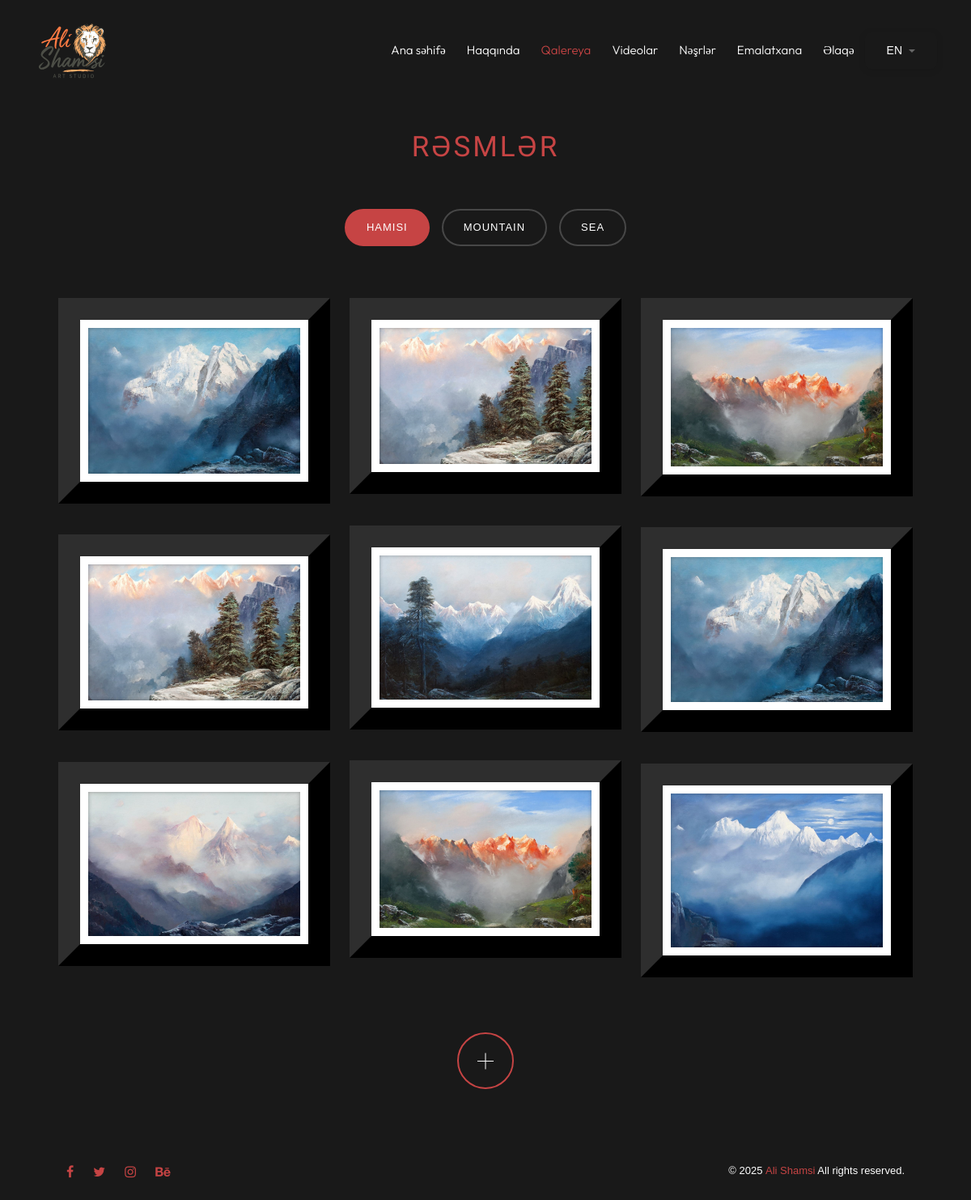
Page /gallery/ on the committed database.
### gallery/models.py (models this page shows, shortened)
class Category(models.Model):
    name = models.CharField(max_length=100)
    slug = models.SlugField(unique=True)
    is_active = models.BooleanField(default=True)
    order = models.IntegerField(default=0)
    created_at = models.DateTimeField(auto_now_add=True)
    class Meta:
        verbose_name_plural = "Categories"
        ordering = ['order', 'name']

class ImageGallery(models.Model):
    image = models.ImageField(upload_to='gallery/')
    category = models.ForeignKey(
        Category, on_delete=models.CASCADE, related_name='images', blank=True, null=True)
    is_active = models.BooleanField(default=True)
    order = models.IntegerField(default=0)
    created_at = models.DateTimeField(auto_now_add=True)
    in_home = models.BooleanField(default=False)
    class Meta:
        ordering = ['order', '-created_at']

### gallery/views.py (the view, shortened to what this page needs)
# urls.py: path('gallery/', views.gallery_view, name='gallery'),
def gallery_view(request):
    categories = Category.objects.filter(
        is_active=True).order_by('order', 'name')
    category_slug = request.GET.get('category', 'all')
    if category_slug == 'all':
        images = ImageGallery.objects.filter(
            is_active=True).order_by('order', '-created_at')
        active_category = 'all'
    paginator = Paginator(images, 9)
    page_obj = paginator.get_page(1)
    images_data = []
    for image in page_obj.object_list:
        images_data.append({
            'id': image.id,
            'image_url': image.image.url if image.image else '',
            'category': image.category.name,
        })
    context = {
        'images': page_obj.object_list,
        'categories': categories,
        'active_category': active_category,
        'images_json': json.dumps(images_data),
        'has_more': page_obj.has_next(),
        'total_count': paginator.count,
        'current_page': 1,
        'total_pages': paginator.num_pages
    }
    return render(request, 'gallery.html', context)

### templates/gallery.html (shortened to what this page needs)
{% load static %} {% load i18n %}
<!DOCTYPE html>
<html lang="{{ LANGUAGE_CODE }}">
  <head>
    <link
      href="{% static 'assets/css/animate.css' %}"
      rel="stylesheet"
      type="text/css"
    />
    <link
      href="{% static 'assets/css/bootstrap.min.css' %}"
      rel="stylesheet"
      type="text/css"
    />
    <link
      href="{% static 'assets/css/font-awesome.css' %}"
      rel="stylesheet"
      type="text/css"
    />
    <link
      href="{% static 'assets/css/swiper.css' %}"
      rel="stylesheet"
      type="text/css"
    />
    <link
      href="{% static 'assets/css/jquery.fancybox.min.css' %}"
      rel="stylesheet"
      type="text/css"
    />
    <link
      href="{% static 'assets/css/style.css' %}"
      rel="stylesheet"
      type="text/css"
    />
  </head>
  <body>
    <div id="pozo-page-wrapper">
      <div class="content-lines-wrapper">
        <div class="content-lines-inner">
          <div class="content-lines"></div>
        </div>
      </div>
      {% include 'components/navbar.html' %}
      <div class="pozo-section pt-130">
        <div class="container">
          <div class="row mb-4">
            <div
              class="section-head text-center col-md-12 animate-box"
              data-animate-effect="fadeInUp"
            >
              <h4>Rəsmlər</h4>
            </div>
          </div>
          <div class="row mb-4">
            <div class="col-12">
              <div
                class="pozo-gallery-filters animate-box"
                data-animate-effect="fadeInUp"
              >
                <a
                  href="?category=all"
                  class="pozo-filter-btn {% if active_category == 'all' %}active{% endif %}"
                  data-category="all"
                >
                  Hamısı
                </a>
                {% for category in categories %}
                <a
                  href="?category={{ category.slug }}"
                  class="pozo-filter-btn {% if active_category == category.slug %}active{% endif %}"
                  data-category="{{ category.slug }}"
                >
                  {{ category.name }}
                </a>
                {% endfor %}
              </div>
            </div>
          </div>
          <div class="row mb-4" id="gallery-container">
            <div class="col-md-4 animate-box" data-animate-effect="fadeInUp">
              {% for image in images %} {% if forloop.counter0|divisibleby:3 %}
              <figure class="gallery-figure">
                <a
                  class="d-block mb-4"
                  data-fancybox="images"
                  href="{{ image.image.url }}"
                  data-caption="{{ image.category.name }} - Gallery Image {{ forloop.counter }}"
                >
                  <div class="gallery-frame">
                    <img loading="lazy"
                      class="img-fluid gallery-img"
                      src="{{ image.image.url }}"
                      alt="{{ image.category.name }} - Gallery Image {{ forloop.counter }}"
                    />
                  </div>
                </a>
              </figure>
              {% endif %} {% endfor %}
            </div>
            <div class="col-md-4 animate-box" data-animate-effect="fadeInUp">
              {% for image in images %} {% if forloop.counter0|add:"2"|divisibleby:3 %}
              <figure class="gallery-figure">
                <a
                  class="d-block mb-4"
                  data-fancybox="images"
                  href="{{ image.image.url }}"
                  data-caption="{{ image.category.name }} - Gallery Image {{ forloop.counter }}"
                >
                  <div class="gallery-frame">
                    <img loading="lazy"
                      class="img-fluid gallery-img"
                      src="{{ image.image.url }}"
                      alt="{{ image.category.name }} - Gallery Image {{ forloop.counter }}"
                    />
                  </div>
                </a>
              </figure>
              {% endif %} {% endfor %}
            </div>
            <div
              class="col-md-4 d-none d-lg-block animate-box"
              data-animate-effect="fadeInUp"
            >
              {% for image in images %} {% if forloop.counter0|add:"1"|divisibleby:3 %}
              <figure class="gallery-figure">
                <a
                  class="d-block mb-4"
                  data-fancybox="images"
                  href="{{ image.image.url }}"
                  data-caption="{{ image.category.name }} - Gallery Image {{ forloop.counter }}"
                >
                  <div class="gallery-frame">
                    <img loading="lazy"
                      class="img-fluid gallery-img"
                      src="{{ image.image.url }}"
                      alt="{{ image.category.name }} - Gallery Image {{ forloop.counter }}"
                    />
                  </div>
                </a>
              </figure>
              {% endif %} {% endfor %}
            </div>
          </div>
          {% if has_more %}
          <div
            class="pozo-more-wrapper txt-center animate-box fadeInUp animated"
            data-animate-effect="fadeInUp"
          >
            <a
              href="#"
              id="load-more-btn"
              class="pozo-more-trigger flex"
              data-page="2"
              data-total="{{ total_count }}"
              data-category="{{ active_category }}"
            >
              <span class="plus flex-center">&nbsp;</span>
            </a>
          </div>
          {% endif %}
        </div>
      </div>
      {% include 'components/footer.html' %}
    </div>
  </body>
</html>

### staticfiles/assets/css/style.css (style rules this page uses)
html, body { -moz-osx-font-smoothing: grayscale; -webkit-font-smoothing: antialiased; -moz-font-smoothing: antialiased; font-smoothing: antialiased; }
* { margin: 0; padding: 0; -webkit-box-sizing: border-box; box-sizing: border-box; outline: none; list-style: none; word-wrap: break-word; }
body { font-family: Poppins,sans-serif; font-feature-settings: "liga", "kern"; font-feature-settings: "liga", "kern"; font-size: 15px; line-height: 1.75em; font-weight: 300; color: #fff; background: #191919; }
h1, h2, h3, h4, h5, h6 { font-family: "Oswald", "Arial", sans-serif; font-feature-settings: "liga", "kern"; font-weight: 400; line-height: 1.25em; color: #C64444; }
h4 { font-size: 20px; }
a { color: #C64444; }
img { width: 100%; height: auto; }
:root { scroll-behavior: auto; }
figure { margin: 0 0 30px; }
span, a { display: inline-block; text-decoration: none; color: inherit; }
.pt-130 { padding-top: 130px; }
.flex { display: -webkit-box; display: -ms-flexbox; display: -webkit-flex; display: flex; }
.flex-center { -webkit-align-self: center; -ms-flex-item-align: center; align-self: center; }
#pozo-page-wrapper { position: relative; overflow: hidden; min-height: 100vh; z-index: 0; padding: 0 60px; }
.txt-center { text-align: center; }
.content-lines-wrapper { position: absolute; left: 0; width: 100%; height: 100%; overflow: hidden; }
.content-lines-inner { position: absolute; width: 1140px; left: 50%; margin-left: -570px; top: 0; height: 100%; }
.content-lines { position: absolute; left: 33.333333%; right: 33.333333%; height: 100%; }
.section-head { overflow: hidden; margin: 30px 0; }
.section-head h4 { font-size: 35px; text-transform: uppercase; position: relative; margin: 0; letter-spacing: 3px; }
.js .animate-box { opacity: 0; }
.pozo-more-trigger { width: 70px; height: 70px; border-radius: 35px; border: 2px solid #C64444; margin: 0 auto; position: relative; }
.plus { width: 20px; height: 1px; background: #fff; position: absolute; top: 50%; left: 23px; margin: 0 auto; }
.plus:after { content: " "; width: 20px; height: 1px; background-color: #fff; position: absolute; top: 50%; left: 0; transform: rotate(90deg); -webkit-transform: rotate(90deg); -moz-transform: rotate(90deg); -o-transform: rotate(90deg); -ms-transform: rotate(90deg); -sand-transform: rotate(90deg); }
.pozo-more-wrapper { margin: 30px auto; }
.pozo-section { clear: both; width: 100%; display: block; }
@media (min-width: 1200px) { .container { max-width: 1140px !important; } }
.animate-box { opacity: 0; transform: translateY(30px); animation: fadeInUp 0.8s ease forwards; }
.gallery-frame { position: relative; display: inline-block; overflow: hidden; }
.gallery-frame::before { content: ""; position: absolute; top: 27px; left: 27px; right: 27px; bottom: 27px; border: 10px solid white; box-shadow: 0 0 5px rgba(0, 0, 0, 0.3) inset, 0 0 3px rgba(0, 0, 0, 0.1); pointer-events: none; z-index: 1; }
.gallery-img { display: block; width: 100%; height: auto; border: 27px solid; border-bottom-color: #000000; border-top-color: #2e2e2e; border-left-color: #2e2e2e; border-right-color: #000000; }
.gallery-frame::after { content: ""; position: absolute; top: -25px; left: -25px; right: -25px; bottom: -25px; z-index: -1; border-radius: 1px; }
.pozo-gallery-filters { display: flex; justify-content: center; flex-wrap: wrap; gap: 15px; margin-bottom: 40px; padding: 0 15px; }
.pozo-filter-btn { background: transparent; border: 2px solid rgba(255, 255, 255, 0.2); color: #fff; padding: 8px 25px; font-size: 13px; font-weight: 500; text-transform: uppercase; letter-spacing: 1px; cursor: pointer; transition: all 0.3s ease; border-radius: 30px; text-decoration: none; display: inline-block; position: relative; overflow: hidden; }
.pozo-filter-btn.active { color: #fff; background: #C64444; border-color: #C64444; }
.pozo-filter-btn::before { content: ""; position: absolute; top: 0; left: -100%; width: 100%; height: 100%; background: linear-gradient( 90deg, transparent, rgba(255, 255, 255, 0.1), transparent ); transition: left 0.5s; }
.gallery-frame { width: 100%; }

### rows in the picture
Category: name "MOUNTAIN"
Category: name "SEA"
ImageGallery: image (picture)
ImageGallery: image (picture)
ImageGallery: image (picture)
ImageGallery: image (picture)
ImageGallery: image (picture)
ImageGallery: image (picture)
ImageGallery: image (picture)
ImageGallery: image (picture)
ImageGallery: image (picture)
